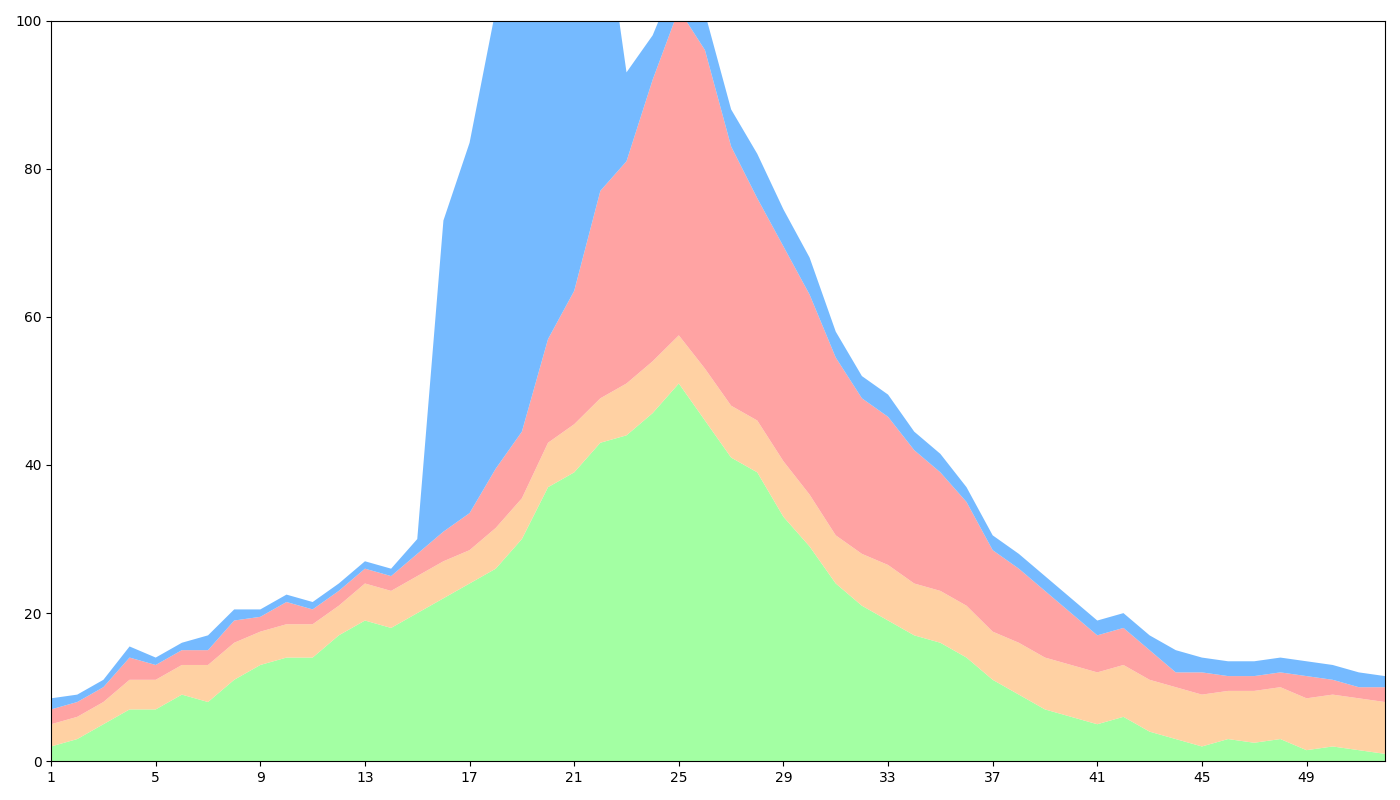

This chart was generated by the following Python code:
import matplotlib.pyplot as plt
import numpy as np

weeks = np.arange(1, 53)

sales_apples = [2, 3, 5, 7, 7, 9, 8, 11, 13, 14, 14, 17, 19, 18, 20, 22, 24, 26, 30, 37, 39, 43, 44, 47, 51, 46, 41, 39, 33, 29, 24, 21, 19, 17, 16, 14, 11, 9, 7, 6, 5, 6, 4, 3, 2, 3, 2.5, 3, 1.5, 2, 1.5, 1]
sales_bananas = [3, 3, 3, 4, 4, 4, 5, 5, 4.5, 4.5, 4.5, 4, 5, 5, 5, 5, 4.5, 5.5, 5.5, 6, 6.5, 6, 7, 7, 6.5, 7, 7, 7, 7.5, 7, 6.5, 7, 7.5, 7, 7, 7, 6.5, 7, 7, 7, 7, 7, 7, 7, 7, 6.5, 7, 7, 7, 7, 7, 7]
sales_cherries = [2, 2, 2, 3, 2, 2, 2, 3, 2, 3, 2, 2, 2, 2, 3, 4, 5, 8, 9, 14, 18, 28, 30, 38, 44, 43, 35, 30, 29, 27, 24, 21, 20, 18, 16, 14, 11, 10, 9, 7, 5, 5, 4, 2, 3, 2, 2, 2, 3, 2, 1.5, 2]
sales_dates = [1.5, 1, 1, 1.5, 1, 1, 2, 1.5, 1, 1, 1, 1, 1, 1, 2, 42, 50, 62, 75, 78, 61, 41, 12, 6, 5, 5, 5, 6, 5, 5, 3.5, 3, 3, 2.5, 2.5, 2, 2, 2, 2, 2, 2, 2, 2, 3, 2, 2, 2, 2, 2, 2, 2, 1.5]

sales_data = np.vstack([sales_apples, sales_bananas, sales_cherries, sales_dates])

colors = ['#99ff99', '#ffcc99', '#ff9999', '#66b3ff']

fig, ax = plt.subplots(figsize=(14, 8))

ax.stackplot(weeks, sales_data, colors=colors, alpha=0.9)

ax.set_xticks(np.arange(1, 53, 4))
ax.set_xlim(1, 52)
ax.set_ylim(0, 100)

plt.tight_layout()

plt.show()
